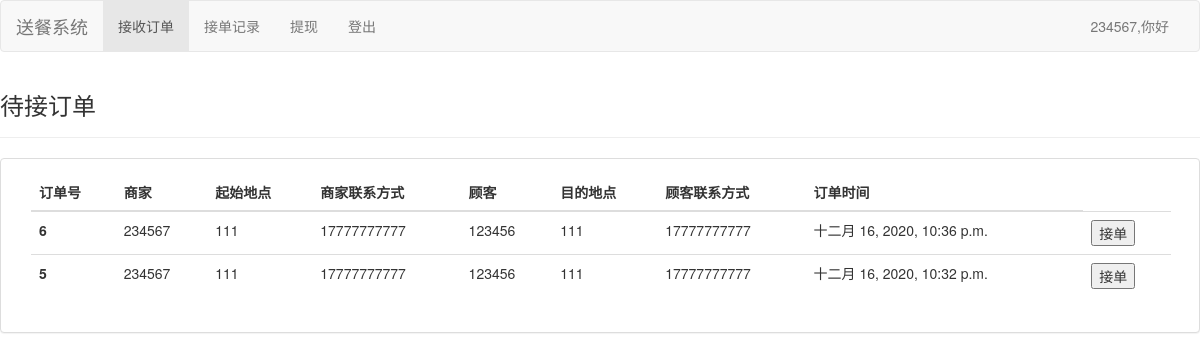
Page /DispatcherSystem/ (signed in) on the earlier database version.
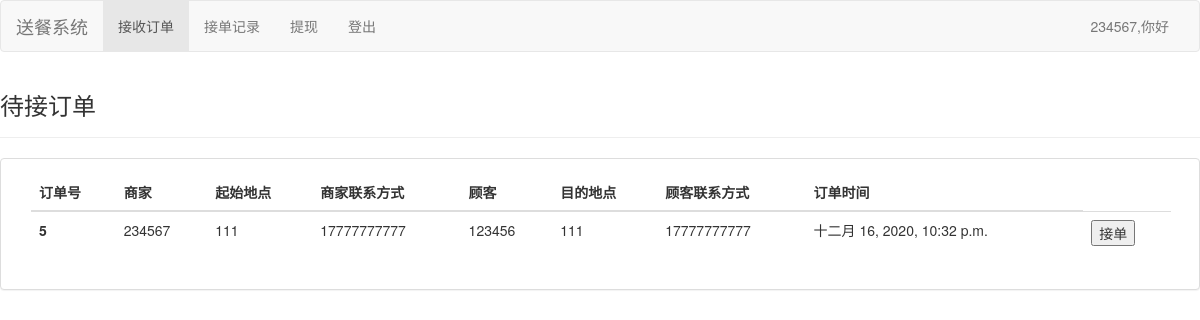
Same page on the later database version.
### cmdb/models.py (models this page shows)
class Order(models.Model):
    _choice=[
        ('待支付','顾客已下单，未支付'),
        ('已支付','顾客已下单，已支付'),
        ('制作中','商家已接单'),
        ('配送中','配送员已接餐'),
        ('已完成','顾客已接餐'),
        ('已评价','顾客已接餐'),
    ]
    orderID = models.BigAutoField(primary_key=True,editable=False,verbose_name="订单号")
    createTime = models.DateTimeField(auto_created=True, auto_now=True, auto_now_add=False,verbose_name="生成时间")
    CustomerID = models.ForeignKey(Usr, verbose_name="顾客ID", on_delete=models.SET_NULL,related_name='CustomerID',null=True)
    MerchantID = models.ForeignKey(Usr, verbose_name="商家ID", on_delete=models.SET_NULL,related_name='MerchantID',null=True)
    DispatcherID = models.ForeignKey(Usr, verbose_name="送餐员ID", on_delete=models.SET_NULL,related_name='DispatcherID',null=True)
    itemID = models.ForeignKey(Menu,verbose_name='餐品号',on_delete=models.SET_NULL,null=True)
    stage = models.CharField(choices=_choice,null=False,max_length=20,verbose_name='订单状态')
    commentMerchant = models.TextField(verbose_name="餐品评价")
    commentDispatcher = models.TextField(verbose_name="配送评价")
    class Meta:
        db_table = "Order"
        verbose_name = "订单数据表"
        ordering = ['-orderID']
    pass

class Usr(models.Model):
    _stage=[
        ('Customer','顾客'),
        ('Merchant','商家'),
        ('Dispacher','送餐员'),
    ]
    ID = models.CharField(primary_key=True,max_length=20,verbose_name="账号")
    password = models.CharField(null=False,max_length=20,verbose_name="密码")
    location = models.CharField(max_length=50,verbose_name="地址")
    phoneNumber = models.CharField(max_length=50,verbose_name="电话号码")
    email = models.EmailField(verbose_name="邮箱")
    stage = models.CharField(choices=_stage,max_length=20,verbose_name="身份")
    lastLoginTime = models.DateTimeField(auto_now_add=True,blank=False,editable=False,verbose_name="最后登录时间")
    class Meta:
        db_table = "Usr"
        verbose_name = "用户数据表"
        ordering = ['-lastLoginTime']
    pass

### DispatcherSystem/views.py (the view)
# urls.py: path('', views.base_view, name = "base"),# 顾客服务系统
def base_view(request):
    orders = Order.objects.filter(stage='制作中') | Order.objects.filter(stage='配送中')
    return render(request,'D/base_view.html',{'orders':orders,'user_id':request.session['user_id']})

### Templates/D/base_view.html
 {% extends '../main.html' %} {% block title %} 送餐员首页 {% endblock title %}{% block brand %}
<a class="navbar-brand" href="/DispatcherSystem/">送餐系统</a> {% endblock brand %} {% block navigate %}
<li class="active"><a href="/DispatcherSystem/">接收订单 <span class="sr-only">(current)</span></a></li>
<li><a href="/DispatcherSystem/history/">接单记录</a></li>
<li><a href="/DispatcherSystem/getCash/">提现</a></li>
{% endblock navigate %} {% block tableName %}待接订单 {% endblock tableName %} {% block tableBody %}
<table class="table">
    <thead>
        <tr>
            <th scope="col">订单号</th>
            <th scope="col">商家</th>
            <th scope="col">起始地点</th>
            <th scope="col">商家联系方式</th>
            <th scope="col">顾客</th>
            <th scope="col">目的地点</th>
            <th scope="col">顾客联系方式</th>
            <th scope="col">订单时间</th>
        </tr>
    </thead>
    <tbody>
        {% for order in orders %}
        <form action="/DispatcherSystem/order/{{order.orderID}}/" method="GET">
            <tr>
                <th scope="row">{{order.orderID|default:"Null"}}</th>
                <td>{{order.MerchantID.ID|default:"Null"}}</td>
                <td>{{order.MerchantID.location|default:"Null"}}</td>
                <td>{{order.MerchantID.phoneNumber|default:"Null"}}</td>
                <td>{{order.CustomerID.ID|default:"Null"}}</td>
                <td>{{order.CustomerID.location|default:"Null"}}</td>
                <td>{{order.CustomerID.phoneNumber|default:"Null"}}</td>
                <td>{{order.createTime|default:"Null"}}</td>
                {% if order.stage == "制作中" %}
                <td><button type="submit">接单</button></td>
                {% elif order.stage == "配送中" %}
                <td><button type="button" disabled="disabled">配送中</button></td>
                {% endif %}
            </tr>
        </form>
    </tbody>
    {% empty %}
    <p>暂无可接收订单..</p>
    {% endfor %} {% endblock tableBody %}

Differences in the rows shown:
no longer on this page (row edited): Order: orderID "6", MerchantID.ID "234567", MerchantID.location "111", MerchantID.phoneNumber "17777777777", CustomerID.ID "123456", CustomerID.location "111", CustomerID.phoneNumber "17777777777", createTime "十二月 16, 2020, 10:36 p.m.", stage "接单"
